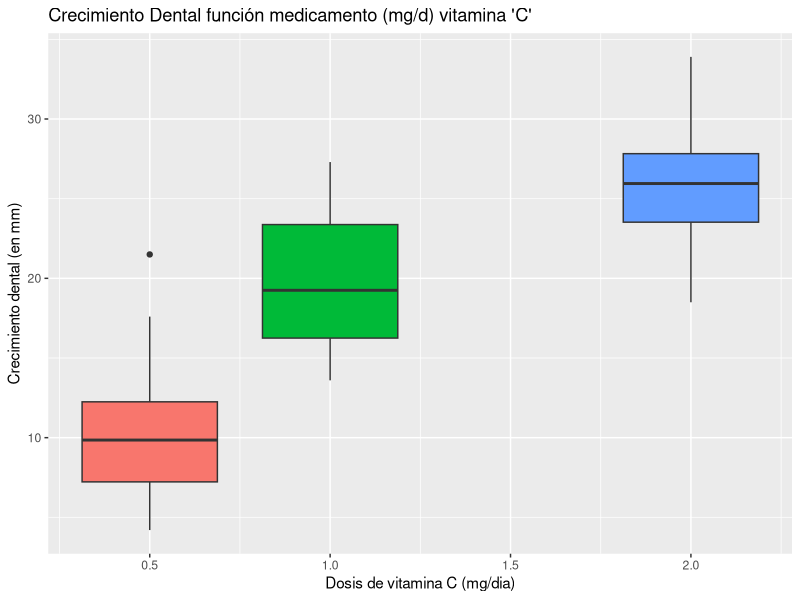
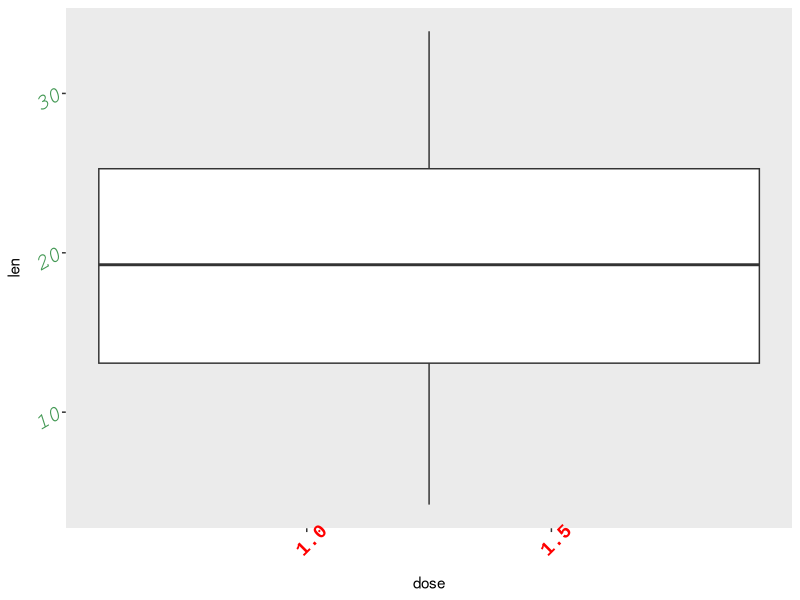

The R script that drew these images, in order:
#Etiquetas y Leyendas

#ggtitle()
#xlab()
#ylab()
#labs(...)

library(tidyverse)

data("ToothGrowth")

head(ToothGrowth)


#boxplot Etiquetas

ToothGrowth %>% ggplot(aes(dose, len, fill = as.factor(dose))) +
  geom_boxplot() +
  ggtitle("Crecimiento Dental función medicamento (mg/d) vitamina 'C'") +
  xlab("Dosis de vitamina C (mg/dia)") +
  ylab("Crecimiento dental (en mm)") +
  labs(fill = "Dosis en mg/día") +
  theme(legend.position = "bottom") +
  guides(fill = FALSE)

#Temas

ToothGrowth %>% ggplot(aes(dose, len)) + 
  geom_boxplot() +
#  theme_bw() +
#  theme_dark()
#  theme_classic()
  theme_gray() +
#  theme(plot.background = element_rect(fill = "darkblue"))
  theme(axis.text.x = element_text(face = "bold", 
                                   family = "Courier New", 
                                   size = 14, 
                                   angle = 45, 
                                   color = "#FF0000"), 
        axis.text.y = element_text(face = "italic", 
                                   family = "Courier",
                                   size = 16, 
                                   angle = 30, 
                                   color = "#449955")) +
  theme(panel.border = element_blank()) +
  theme(panel.grid.major = element_blank()) +
  theme(panel.grid.minor = element_blank())


